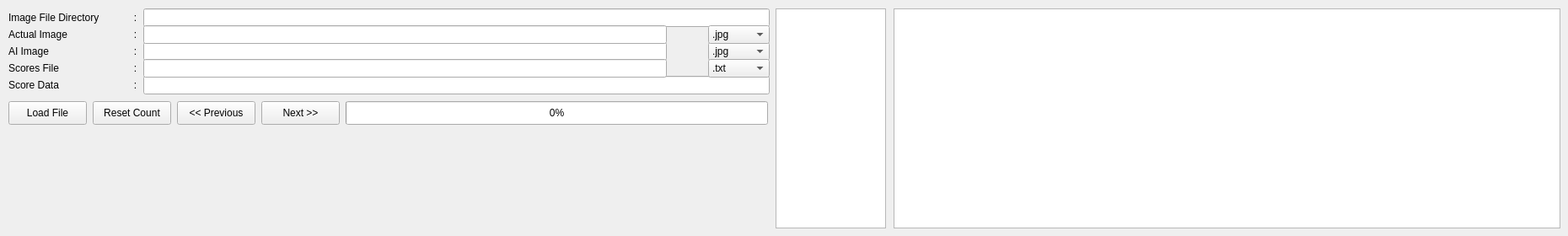
        <widget class="QWidget" name="tab_5">
         <attribute name="title">
          <string>Image Viewer</string>
         </attribute>
         <widget class="QLabel" name="label_356">
          <property name="geometry">
           <rect>
            <x>150</x>
            <y>70</y>
            <width>21</width>
            <height>22</height>
           </rect>
          </property>
          <property name="frameShape">
           <enum>QFrame::NoFrame</enum>
          </property>
          <property name="text">
           <string>:</string>
          </property>
          <property name="alignment">
           <set>Qt::AlignCenter</set>
          </property>
         </widget>
         <widget class="QLabel" name="label_358">
          <property name="geometry">
           <rect>
            <x>150</x>
            <y>50</y>
            <width>21</width>
            <height>22</height>
           </rect>
          </property>
          <property name="frameShape">
           <enum>QFrame::NoFrame</enum>
          </property>
          <property name="text">
           <string>:</string>
          </property>
          <property name="alignment">
           <set>Qt::AlignCenter</set>
          </property>
         </widget>
         <widget class="QLabel" name="label_127">
          <property name="geometry">
           <rect>
            <x>10</x>
            <y>90</y>
            <width>141</width>
            <height>22</height>
           </rect>
          </property>
          <property name="frameShape">
           <enum>QFrame::NoFrame</enum>
          </property>
          <property name="text">
           <string>Score Data</string>
          </property>
         </widget>
         <widget class="QLabel" name="label_129">
          <property name="geometry">
           <rect>
            <x>10</x>
            <y>50</y>
            <width>141</width>
            <height>22</height>
           </rect>
          </property>
          <property name="frameShape">
           <enum>QFrame::NoFrame</enum>
          </property>
          <property name="text">
           <string>AI Image</string>
          </property>
         </widget>
         <widget class="QLineEdit" name="img_file_derctory">
          <property name="geometry">
           <rect>
            <x>170</x>
            <y>10</y>
            <width>743</width>
            <height>22</height>
           </rect>
          </property>
         </widget>
         <widget class="QLabel" name="label_132">
          <property name="geometry">
           <rect>
            <x>10</x>
            <y>10</y>
            <width>141</width>
            <height>22</height>
           </rect>
          </property>
          <property name="frameShape">
           <enum>QFrame::NoFrame</enum>
          </property>
          <property name="text">
           <string>Image File Directory</string>
          </property>
         </widget>
         <widget class="QPushButton" name="rst_count_img_viewer">
          <property name="geometry">
           <rect>
            <x>110</x>
            <y>120</y>
            <width>93</width>
            <height>28</height>
           </rect>
          </property>
          <property name="text">
           <string>Reset Count</string>
          </property>
         </widget>
         <widget class="QTextEdit" name="base64_viewer">
          <property name="geometry">
           <rect>
            <x>1060</x>
            <y>10</y>
            <width>791</width>
            <height>261</height>
           </rect>
          </property>
         </widget>
         <widget class="QPushButton" name="load_bttn_img_viewer">
          <property name="geometry">
           <rect>
            <x>10</x>
            <y>120</y>
            <width>93</width>
            <height>28</height>
           </rect>
          </property>
          <property name="text">
           <string>Load File</string>
          </property>
         </widget>
         <widget class="QPushButton" name="prev_bttn">
          <property name="geometry">
           <rect>
            <x>210</x>
            <y>120</y>
            <width>93</width>
            <height>28</height>
           </rect>
          </property>
          <property name="text">
           <string>&lt;&lt; Previous</string>
          </property>
         </widget>
         <widget class="QComboBox" name="ai_img_ext">
          <property name="geometry">
           <rect>
            <x>840</x>
            <y>50</y>
            <width>73</width>
            <height>22</height>
           </rect>
          </property>
          <item>
           <property name="text">
            <string>.jpg</string>
           </property>
          </item>
          <item>
           <property name="text">
            <string>.png</string>
           </property>
          </item>
          <item>
           <property name="text">
            <string>.tif</string>
           </property>
          </item>
         </widget>
         <widget class="QLabel" name="label_133">
          <property name="geometry">
           <rect>
            <x>10</x>
            <y>30</y>
            <width>141</width>
            <height>22</height>
           </rect>
          </property>
          <property name="frameShape">
           <enum>QFrame::NoFrame</enum>
          </property>
          <property name="text">
           <string>Actual Image</string>
          </property>
         </widget>
         <widget class="QProgressBar" name="view_progress">
          <property name="geometry">
           <rect>
            <x>410</x>
            <y>120</y>
            <width>501</width>
            <height>28</height>
           </rect>
          </property>
          <property name="value">
           <number>0</number>
          </property>
         </widget>
         <widget class="QLineEdit" name="score_data">
          <property name="geometry">
           <rect>
            <x>170</x>
            <y>90</y>
            <width>743</width>
            <height>22</height>
           </rect>
          </property>
         </widget>
         <widget class="QTextEdit" name="score_display_viewer">
          <property name="geometry">
           <rect>
            <x>920</x>
            <y>10</y>
            <width>131</width>
            <height>261</height>
           </rect>
          </property>
         </widget>
         <widget class="QLabel" name="label_352">
          <property name="geometry">
           <rect>
            <x>150</x>
            <y>30</y>
            <width>21</width>
            <height>22</height>
           </rect>
          </property>
          <property name="frameShape">
           <enum>QFrame::NoFrame</enum>
          </property>
          <property name="text">
           <string>:</string>
          </property>
          <property name="alignment">
           <set>Qt::AlignCenter</set>
          </property>
         </widget>
         <widget class="QPushButton" name="next_bttn">
          <property name="geometry">
           <rect>
            <x>310</x>
            <y>120</y>
            <width>93</width>
            <height>28</height>
           </rect>
          </property>
          <property name="text">
           <string>Next &gt;&gt;</string>
          </property>
         </widget>
         <widget class="QComboBox" name="act_img_ext">
          <property name="geometry">
           <rect>
            <x>840</x>
            <y>30</y>
            <width>73</width>
            <height>22</height>
           </rect>
          </property>
          <item>
           <property name="text">
            <string>.jpg</string>
           </property>
          </item>
          <item>
           <property name="text">
            <string>.png</string>
           </property>
          </item>
          <item>
           <property name="text">
            <string>.tif</string>
           </property>
          </item>
         </widget>
         <widget class="QLineEdit" name="ai_image">
          <property name="geometry">
           <rect>
            <x>170</x>
            <y>50</y>
            <width>621</width>
            <height>22</height>
           </rect>
          </property>
         </widget>
         <widget class="QLabel" name="label_131">
          <property name="geometry">
           <rect>
            <x>150</x>
            <y>10</y>
            <width>21</width>
            <height>22</height>
           </rect>
          </property>
          <property name="frameShape">
           <enum>QFrame::NoFrame</enum>
          </property>
          <property name="text">
           <string>:</string>
          </property>
          <property name="alignment">
           <set>Qt::AlignCenter</set>
          </property>
         </widget>
         <widget class="QLabel" name="label_126">
          <property name="geometry">
           <rect>
            <x>10</x>
            <y>70</y>
            <width>141</width>
            <height>22</height>
           </rect>
          </property>
          <property name="frameShape">
           <enum>QFrame::NoFrame</enum>
          </property>
          <property name="text">
           <string>Scores File</string>
          </property>
         </widget>
         <widget class="QLineEdit" name="score_file">
          <property name="geometry">
           <rect>
            <x>170</x>
            <y>70</y>
            <width>621</width>
            <height>22</height>
           </rect>
          </property>
         </widget>
         <widget class="QLineEdit" name="act_image">
          <property name="geometry">
           <rect>
            <x>170</x>
            <y>30</y>
            <width>621</width>
            <height>22</height>
           </rect>
          </property>
         </widget>
         <widget class="QComboBox" name="scores_file_ext">
          <property name="geometry">
           <rect>
            <x>840</x>
            <y>70</y>
            <width>73</width>
            <height>22</height>
           </rect>
          </property>
          <item>
           <property name="text">
            <string>.txt</string>
           </property>
          </item>
          <item>
           <property name="text">
            <string>.json</string>
           </property>
          </item>
          <item>
           <property name="text">
            <string>.csv</string>
           </property>
          </item>
          <item>
           <property name="text">
            <string>.xlsx</string>
           </property>
          </item>
         </widget>
         <widget class="QLabel" name="label_355">
          <property name="geometry">
           <rect>
            <x>150</x>
            <y>90</y>
            <width>21</width>
            <height>22</height>
           </rect>
          </property>
          <property name="frameShape">
           <enum>QFrame::NoFrame</enum>
          </property>
          <property name="text">
           <string>:</string>
          </property>
          <property name="alignment">
           <set>Qt::AlignCenter</set>
          </property>
         </widget>
        </widget>
